Frame 1 (no input): blank canvas, image omitted
Frame 60 (the mouse pressed at the canvas centre just before this capture): blank canvas, image omitted
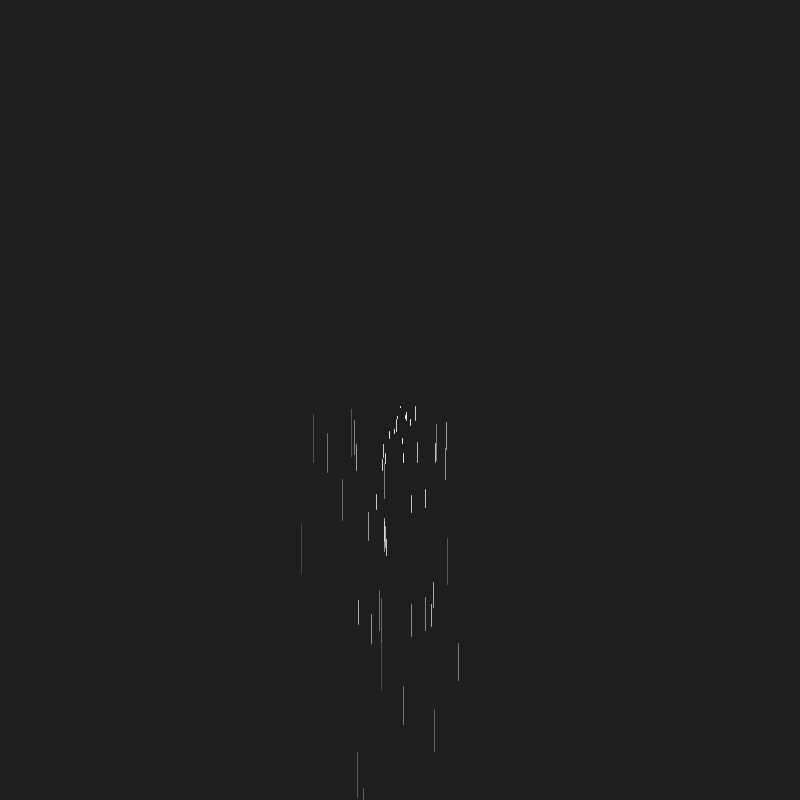
Frame 120 (the mouse held since frame 60 and released just before this capture)

The Processing sketch whose frames 1 and 60 were blank and that drew this single picture after the mouse press (run headless with seeded random() and noise(); from frame 60 on, the mouse is pressed at the canvas centre):

// Processing sketch: codeweek7_hw_3
// ── codeweek7_hw_3.pde

// Code_1_FA18
// Week 7
// Bryan Ma

// this is the leap we made from a single arraylist of ball objects,
//  to an arraylist of particle generators, all which possess their own
//  arraylist of particle objects. clicking on the screen creates a new
//  object of the Generator class. 

// modify the behavior of the particle (and potentially the particle 
//  generator to create an effect that simulates some kind of natural 
//  phenonema. think about the youtube video we saw in class - 
//  (https://www.youtube.com/watch?v=heW3vn1hP2E) that shows how a few 
//  simple changes to a basic particle system can create some convincing 
//  effects, like fire, smoke, and water. 
// see how far you can get and be creative. maybe it could be raindrops on
//  a window, stars zooming by in space, a waterfall? Use color, opacity,
//  size, and lifetimes to control things. try mapping the values of your 
//  parameters to the lifetime, just as in the example each particle gets
//  smaller as it reaches the end of its life. try changing particle speeds,'
//  directions, and other behavior.

ArrayList<Generator> generators;

void setup() {
  size(800, 800);
  generators = new ArrayList<Generator>();
}

void draw() {
  background(30);
  for (int i = 0; i < generators.size(); i++) {
    Generator g = generators.get(i);
    g.addParticles();
    g.drawParticles();
  }
}

void mousePressed() {
  generators.add(new Generator(mouseX, mouseY));
}

class Particle {
  float posX;
  float posY;
  float velX;
  float velY;
  float life;
  float size; 
  float opacity;

  Particle(float posX, float posY) {
    this.posX = posX;
    this.posY = posY;
    this.velX = random(-2, 2);
    this.velY = random(0, 10);
    life = 50;
  }

  void display() {
    //noStroke();
    //ellipse(this.posX, this.posY, life, life);
    stroke(255, opacity);
    line(this.posX, this.posY, this.posX, this.posY + size);
  }

  void update() {
    life--;
    size++;
    opacity = map(life, 0, 50, 50, 255);
    this.posX += this.velX;
    this.posY += this.velY;

    // check if it goes off
    if (this.posX > width || this.posX < 0) {
      this.velX *= -1;
    }
    if (this.posY > height || this.posY < 0) {
      this.velY *= -1;
    }
  }
}

class Generator {
  ArrayList<Particle> particles;
  float posX;
  float posY;
  float rate; 

  Generator(float posX, float posY) {
    this.posX = posX;
    this.posY = posY;
    particles = new ArrayList<Particle>();
  }

  void addParticles() {
    particles.add(new Particle(this.posX, this.posY));
  }

  void drawParticles() {
    for (int i = 0; i < particles.size(); i++) {
      Particle b = particles.get(i);
      b.update();
      b.display();
    } 

    for (int i = particles.size() - 1; i >= 0; i--) {
      Particle p = particles.get(i);
      if (p.life < 0) {
        particles.remove(i);
      }
    }
  }
}
